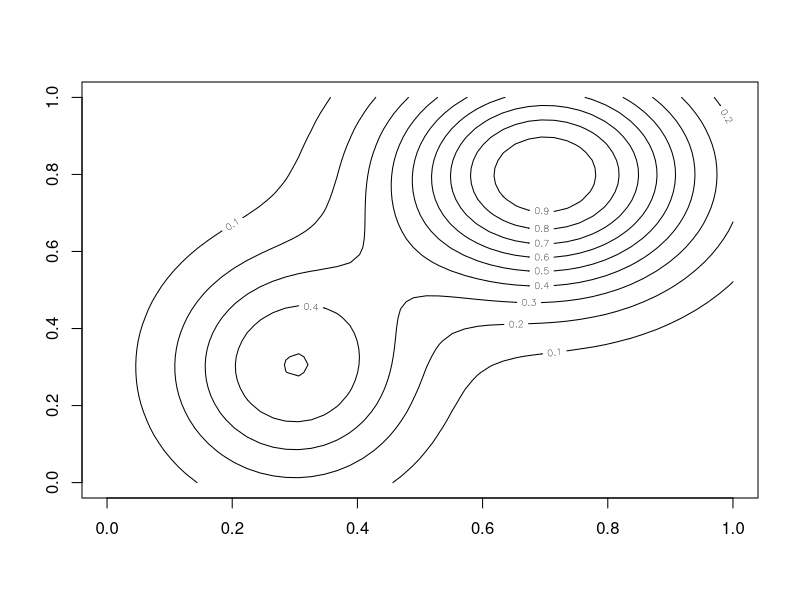
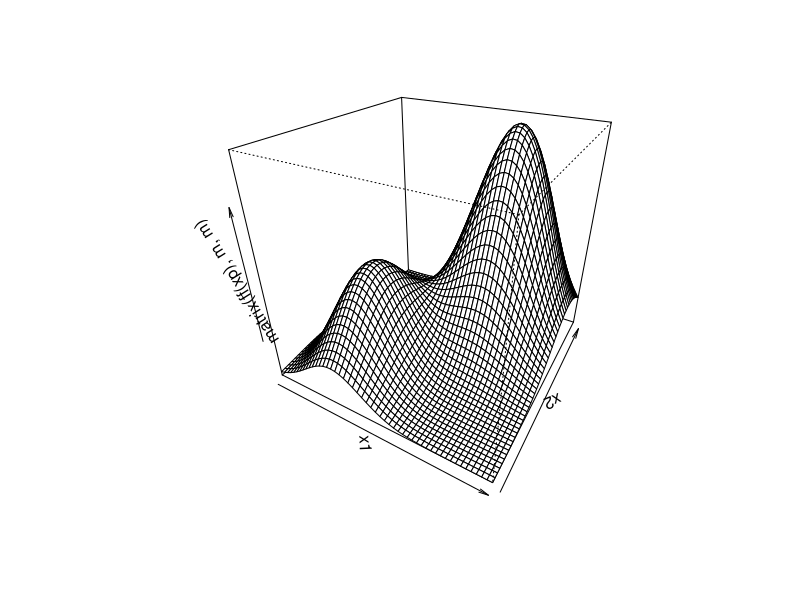
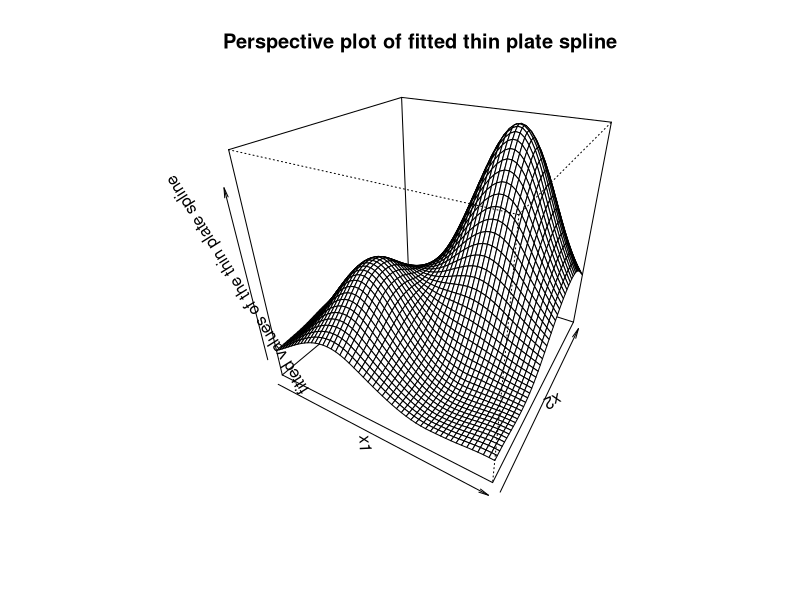
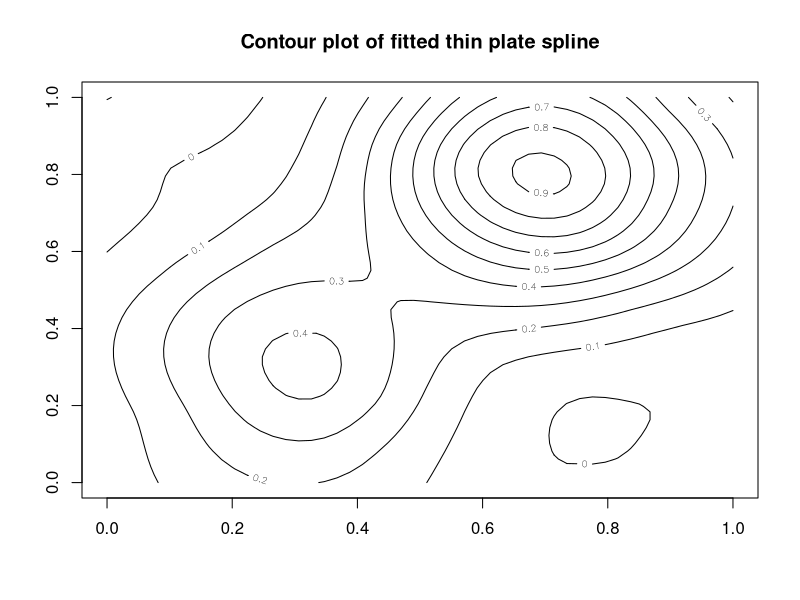

Source code (R) for these figures, in order:
# Name: Xuan Jin
# Student number: S2477282 

##  Overview
#
# This code wants to write some R functions for smoothing x_i and y_i data for i= 1,...,n and x_i is a 
# vector including 2 values. 
#
# There are mainly 3 parts: 
#
# 1. Transform math problems into R language and set up essential values for the spline:
# Firstly, we randomly select k points from x if n large enough, otherwise k = n. k is normally large but
# it will over-fit model. Thus minimizing a weighted sum of lack of fit and wiggliness of f is necessary. 
# After rewrite the objective and constraint, the current task is to get X and S matrices by matrix 
# manipulations. To do it needs to find T and T star matrices, and get Z matrix by QR-decomposition of T star. 
# Then, E and E star should be obtained by eta function with x and xk. Finally, find X and S as preparation.
#
# 2. Fit the thin plate splines, and choose the smoothing parameter by GCV:
# Apply QR decomposition for X, use R and S to do eigen decomposition. And then search for the GCV minimizing 
# smoothing parameter. We will also calculate beta, mu and effective degrees of freedom values using the chosen 
# lambda. These values will be used in the next plotting part.
#
# 3. Plot the fitted thin plate spline:
# Call fitTPS function to get essential values for finding delta and alpha to predict. Write a function to fit our 
# spline and then we can get perspective and contour plots for the fitted spline to visualize our result.
#


eta <- function(q){
  # Define eta function that will be used in future calculations.
  #
  # input:
  #  - q: if q is greater than zero, than return our eta function, otherwise return zero.
  #
  # output:
  #  - depends on the value of input argument, then return our function or zero
  
  if(q>0)
    return((q**2)*log(q))
  else
    return(0)
}

getTPS1 <- function(x,k=100){
  # This function mainly wants to set up necessary matrices for re-parameterization used in the next part.
  # Follow the formula step by step to get our desired output matrices.
  #
  # input:
  #  - x: n*2 matrix
  #  - k: the number of basis function to use
  #
  # output:
  #  - xk: k*2 x star matrix
  #  - X: n*k X matrix
  #  - S: k*k S matrix
  #  - Z: k*(k-3) Z matrix

  
  # Find x star matrix by rules
  n <- nrow(x)
  # Just set k=n if n is not too large
  if (k >= n){ 
    k <- n 
    xk <- x } 
  # Otherwise, randomly sample k rows from x matrix as our x star matrix -- xk
  else {xk <- x[sample(1:n,k,replace = FALSE), ] }

  # Find T star and T matrices by x star and x matrices
  # They will be used to calculate Z and X matrices
  Ts <- cbind(1,xk) # T star
  Tr <- cbind(1,x) # T 
  Z <- qr.Q(qr(Ts),complete = TRUE)[,-(1:3)] # Get Z by QR-decomposition of T star matrix
  
  # Find E and E star matrix 
  # Firstly, create two matrices with desired dimensions
  E <- matrix(0, nrow=n, ncol= k) # E
  Es <- matrix( 0, nrow=k, ncol= k) # E star 
  
  # Use for loop to fill those matrices E and E star
  # In this part, for loop maybe less expensive than vectorization by two mapply() after trials
  for (i in 1:n){
    for (j in 1:k){
      r <- sqrt(sum((x[i,] - xk[j,])**2)) # Calculate distance before putting into eta function
      E[i,j] <- eta(r)
    }
  }
  r <- 0
  for (i in 1:k){
    for (j in 1:k){
      r <- sqrt(sum((xk[i,] - xk[j,])**2)) # Same method with above codes but different dimension
      Es[i,j] <- eta(r)
    }
  }
  
  # Calculate X and S matrices by formula
  X <- cbind(E%*%Z, Tr)
  S <- matrix(0,k,k)
  value <- t(Z)%*% (Es %*% Z)
  S[1:(k-3),1:(k-3)] <- value 
  
  # Output our result of a list with named items
  # Return Z matrix since future calculates need it and we do not want to recompute
  return(list(xk=xk,X=X,S=S,Z=Z))
}


fitTPS <- function(x,y,k=100,lsp=c(-5,5)){
  # This function will get values from the getTPS first, and apply QR and eigen decompositions for required transformation.
  # Then search for the best smooth parameter lambda with the smallest GCV value over a grid of 100 values evenly 
  # spaced on the log scale between (-5,5). Return an object of class tps including a list of desired named values.
  #
  # input:
  #  - x: n*2 matrix
  #  - y: the n vector of values to smooth
  #  - k: the number of basis function to use
  #  - lsp: the log lambda limits to search for evenly the optimal smoothing parameter values between which
  #
  # output:
  #  - beta: the best fit beta hat at the optimal lambda value
  #  - mu: the best fit mu hat at the optimal lambda value
  #  - medf: the effective degrees of freedom at the optimal lambda value
  #  - lambda: the vector of 100 lambda values we searched over
  #  - gcv: contain all GCV scores' vector
  #  - edf: contain all EDFs vector
  #  - xk: x star matrix will be used in the next part
  #  - Z: Z matrix will be used in the next part
  #  - k: the number of basis function to use
  
  # Call getTPS function to set up necessary values
  getTPS <- getTPS1(x,k=100)
  X <- getTPS$X
  S <- getTPS$S
  xk <-getTPS$xk
  Z <- getTPS$Z
  
  # Set up a grid of 100 values evenly spaced between lsp[1] and lsp[2]
  # Do exponential transformation for given lsp values
  lambda <- exp(seq(lsp[1],lsp[2],length=100))
  
  # QR-decomposition of X
  Q <- qr.Q(qr(X))
  R <- qr.R(qr(X))
  # Store R^(-1) used in the future to reduce operation
  R_inverse <- solve(R) 
  # Eigen-decomposition to find matrix U and D
  va <- t(R_inverse) %*% (S %*% R_inverse) # the value for decomposition
  va <- (t(va)+va)*.5  # force this value to be symmetric in case of problems
  ec <- eigen(va)
  # Define eigen-vector, eigen-values, and the diagonal matrix D with eigen-values in main diagonal
  U <- ec$vectors ; eigen_velue <- ec$values; D <- diag(eigen_velue)
  
  # Store some values for improving running time
  R_inverse_U <- R_inverse %*% U
  transpose_U_Q_y <- t(U) %*% (t(Q)%*% y)
  # Identity matrix
  diag_len <- diag(length(lambda))
  
  # Define edf and gcv score vectors with same length of lambda
  edf <- gcv <- lambda*0
  k <- ncol(D) ; n <-nrow(X)
  
  # For loop to search for the best lambda
  for (i in 1:length(lambda)) {
    # Store effective degrees of freedom
    edf[i] <- sum(1/(1+lambda[i]*eigen_velue))
    # Coefficient estimates for getting GCV value
    b.hat <- R_inverse_U %*% (solve(diag_len + lambda[i]*D) %*% transpose_U_Q_y)  
    m.hat <- X %*% b.hat    
    gcv[i] <- sum((y-m.hat^2))/(n-edf[i])^2  
  }
  
  # Fin the optimal lambda
  index <- which.min(gcv)
  spD <- lambda[index]*D
  # Calculate the corresponding values of beta hat, mu hat and medf by formula
  beta <- R_inverse_U %*% (solve(diag_len + spD) %*% transpose_U_Q_y)
  mu <- X %*% beta
  medf <- edf[index]
  
  # Create an list containing all desired results and let its class be tps
  results <- list( beta = beta , mu = mu , medf = medf , lambda = lambda, gcv = gcv, edf = edf, xk = xk, Z = Z, k = k)
  class(results) <- 'tps'

  return(results)
}


plot.tps <- function(tps,m=50){
  # This function input the result from function fitTPS with class tps and use estimated coefficients to fit spline,
  # After that, visualize the fitted thin plate spline by a perspective plot.
  #
  # input:
  #  - tps: an object of class tps containing all results from fitTPS function
  #  - m: an integer is the length of x1 and x2, the default size of our plot
  #
  # output:
  #  - A perspective plot for the fitted model
  
  # Call fitTPS to get needed values for alpha and delta without recompute them
  tps <- fitTPS(x,y,k=100,lsp=c(-5,5))
  k <- tps$k
  xk <- tps$xk
  Z <- tps$Z
  beta <- tps$beta
  # Set up alpha and delta by formula for fitting model
  alpha <- beta[(k-2):k]
  delta_z <- beta[1: (k-3)]
  delta <- Z %*% delta_z
  
  # Write a function for fitting spline
  fit_func <- function(x){
    # Use vectorization to simplify our function
  s <- vapply(1:k, function(j) delta[j]*eta(sqrt(sum((x - xk[j,])**2))), FUN.VALUE = numeric(1)) # This is the last term of formula should be summed up
  Y <- alpha[1]+ alpha[2]*x[1] + alpha[3]*x[2] + sum(s) 
  return(Y)
  }
  # Use vectorization to call fitted function and get fitted values for plotting
  m <- 50; x2 <- x1 <- seq(0,1,length=m)
  df <- expand.grid(1:m, 1:m)
  va <- mapply(function(i, j) fit_func(c(x1[i],x2[j])), df$Var1, df$Var2)
  M <- matrix(va,50,50)
  # Plot these values with x1 and x2
  persp(x1,x2, M,theta=30,phi=30, main = 'Perspective plot of fitted thin plate spline', zlab = 'fitted values of the thin plate spline') 
  contour(x1,x2, M, main = 'Contour plot of fitted thin plate spline')
}



# The running time of above codes is got by Rprof() which is less than one second, therefore it is efficient.
ff <- function(x) exp(-(x[,1]-.3)^2/.2^2-(x[,2] - .3)^2/.3^2)*.5 + 
  exp(-(x[,1]-.7)^2/.25^2 - (x[,2] - .8 )^2/.3^2)
n <- 500
x <- matrix(runif(n*2),n,2)
y <- ff(x) + rnorm(n)*.1 ## generate example data to fit		      

m <- 50;x2 <- x1 <- seq(0,1,length=m)
xp <- cbind(rep(x1,m),rep(x2,each=m))
contour(x1,x2,matrix(ff(xp),m,m))
persp(x1,x2,matrix(ff(xp),m,m),theta=30,phi=30)

#tp <- getTPS(x)
fit <- fitTPS(x,y,lsp=c(-10,8))
plot.tps(fit)





